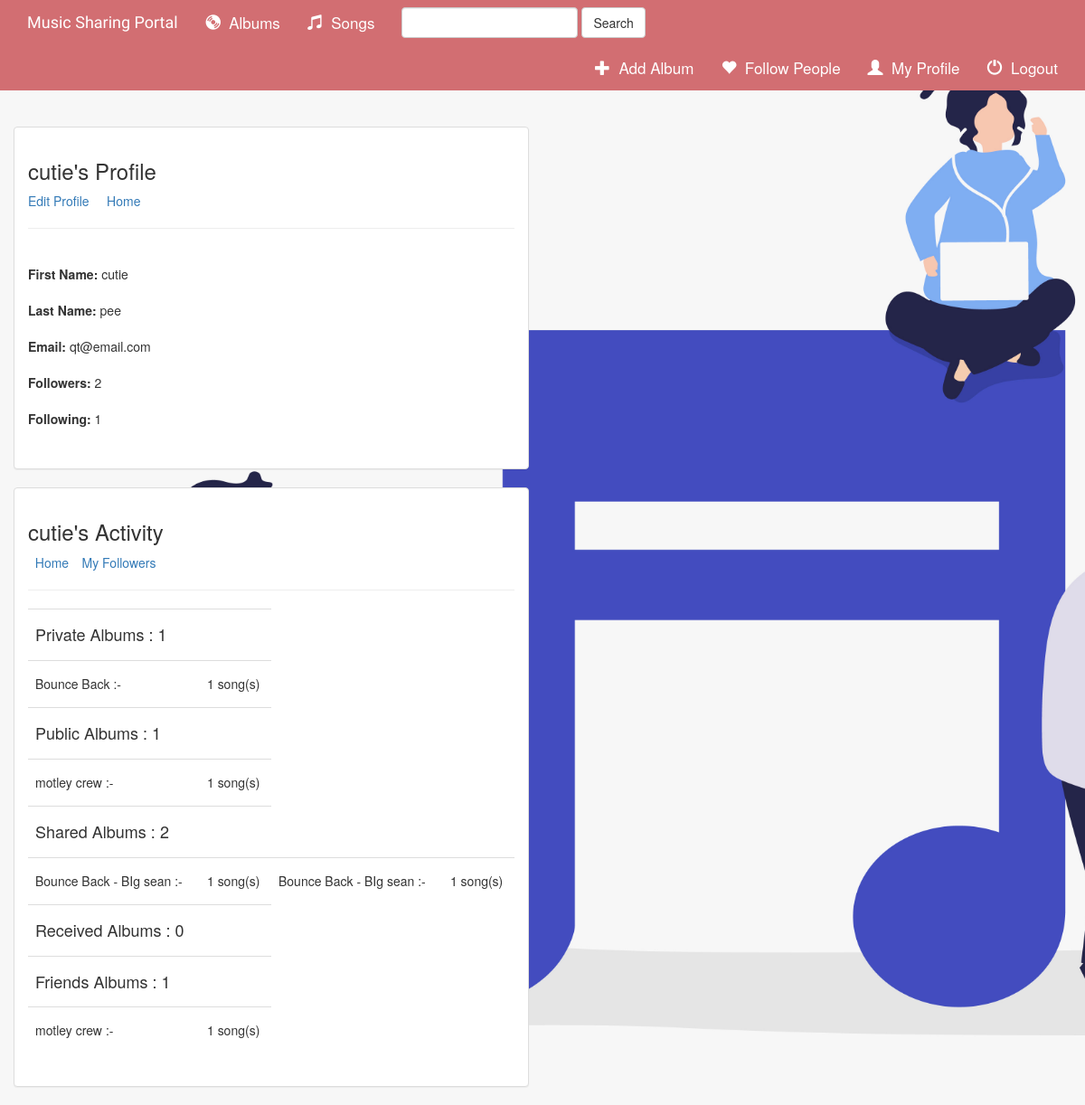
The app's page /users/profile/ (signed in) with its own data.
### music/models.py (models this page shows)
class Album(models.Model):
    user = models.ForeignKey(User, default=1,on_delete=models.CASCADE)
    artist = models.CharField(max_length=250)
    album_title = models.CharField(max_length=500)
    genre = models.CharField(max_length=100)
    album_logo = models.FileField(upload_to="album_logos/")
    is_favorite = models.BooleanField(default=False)
    is_private = models.BooleanField(default=True,help_text="Is this a private album ? ")
    total_songs = models.IntegerField(default=0)
    shared = models.BooleanField(default=False)
    def __str__(self):
        return self.album_title + ' - ' + self.artist

class Shared_album(models.Model):
    owner = models.ForeignKey(User,on_delete=models.CASCADE,related_name='%(class)s_album_sender')
    receiver = models.ForeignKey(User, on_delete=models.CASCADE,related_name='%(class)s_album_receiver')
    album_title = models.ForeignKey(Album,on_delete=models.CASCADE)

### users/views.py (the view)
# urls.py: path('profile/', views.profile, name="profile"),
def profile(request):
    followee = Friend.objects.filter(follower__username__exact=request.user.username)
    following_count = followee.count()
    friends_albums = []
    for follo in followee:
        x = Album.objects.filter(Q(user=follo.followee)).exclude(is_private=True)
        friends_albums = list(chain(friends_albums, x))
    print(friends_albums)
    received_albums = Shared_album.objects.filter(receiver=request.user)
    public_albums = Album.objects.exclude(user=request.user).filter(is_private=False)
    private_albums = Album.objects.filter(user=request.user,is_private=True)
    followers = Friend.objects.filter(followee__username__exact=request.user.username)
    followers_count = followers.count()
    list_of_ids = []
    for pa in private_albums:
        list_of_ids.append(pa.id)
    shared_albums = Shared_album.objects.filter(album_title_id__in=list_of_ids)
    context = {
        'private_albums': private_albums,  # unique albums
        'received_albums': received_albums,
        'public_albums': public_albums,
        'shared_albums':shared_albums,
        'friends_albums': friends_albums,
        'following_count':following_count,
        'followers_count': followers_count
    }
    return render(request, 'users/profile.html', context)

### templates/users/profile.html (shortened to what this page needs)
{% extends 'base.html' %}
{% block body %}
     <br><br>
    <div class="container-fluid">
        <div class="row">
            <div class="col-sm-12 col-md-6">
                <div class="panel panel-default">
                    <div class="panel-body">
                        <h3>{{ request.session.username }}'s Profile</h3>
                        <a href="{% url 'users:edit_profile' %}">Edit Profile</a>&nbsp;&nbsp;&nbsp;&nbsp;
                        <a href="{% url 'users:index' %}">Home</a>
                        <hr>
                        <br>
                        <p>
                            <b>First Name:</b> {{ request.session.first_name }}<br><br>
                            <b>Last Name:</b> {{ request.session.last_name }} <br><br>
                            <b>Email:</b> {{ request.session.email }} <br><br>
                            <b>Followers:</b> {{ followers_count }} <br><br>
                            <b>Following:</b> {{ following_count }} <br><br>
                        </p>
                    </div>
                </div>
            </div>
        </div>
        <div class="row">
            <div class="col-sm-12 col-md-6">
                <div class="panel panel-default">
                    <div class="panel-body">
                        <h3>{{ request.session.username }}'s Activity</h3>&nbsp;
                        <a href="{% url 'users:index' %}">Home</a>
                        <a href="{% url 'users:my_followers' %}">&emsp14;&emsp14;&emsp14;My Followers</a>
                        <hr>
                        <table class="table">
                            <tbody>
                            <tr>
                                <td colspan="2"><h4>Private Albums : {{ private_albums | length }} <br></h4></td>
                            </tr>
                            <tr>
                                {% for album in private_albums %}
                                    <td><h5>{{ album.album_title }} :- <br></h5></td>
                                    {% if album.total_songs is null %}
                                        <td><h5> 0 song(s) <br></h5></td>
                                    {% else %}
                                        <td><h5>{{ album.total_songs }} song(s) <br></h5></td>
                                    {% endif %}
                                {% endfor %}
                            </tr>
                            <tr>
                                <td colspan="2"><h4>Public Albums : {{ public_albums | length }} <br></h4></td>
                            </tr>
                            <tr>
                                {% for album in public_albums %}
                                    <td><h5>{{ album.album_title }} :- <br></h5></td>
                                    {% if album.total_songs is null %}
                                        <td><h5> 0 song(s) <br></h5></td>
                                    {% else %}
                                        <td><h5>{{ album.total_songs }} song(s) <br></h5></td>
                                    {% endif %}
                                {% endfor %}
                            </tr>
                            <tr>
                                <td colspan="2"><h4>Shared Albums : {{ shared_albums | length }} <br></h4></td>
                            </tr>
                            <tr>
                                {% for album in shared_albums %}
                                    <td><h5>{{ album.album_title }} :- <br></h5></td>
                                    {% if album.album_title.total_songs is null %}
                                        <td><h5> 0 song(s) <br></h5></td>
                                    {% else %}
                                        <td><h5>{{ album.album_title.total_songs }} song(s) <br></h5></td>
                                    {% endif %}
                                {% endfor %}
                            </tr>
                            <tr>
                                <td colspan="2"><h4>Received Albums : {{ received_albums | length }} <br></h4></td>
                            </tr>
                            <tr>
                                <td colspan="2"><h4>Friends Albums : {{ friends_albums | length }} <br></h4></td>
                            </tr>
                            <tr>
                                {% for album in friends_albums %}
                                    <td><h5>{{ album.album_title }} :- <br></h5></td>
                                    {% if album.total_songs is null %}
                                        <td><h5> 0 song(s) <br></h5></td>
                                    {% else %}
                                        <td><h5>{{ album.total_songs }} song(s) <br></h5></td>
                                    {% endif %}
                                {% endfor %}
                            </tr>
                            </tbody>
                        </table>
                    </div>
                </div>
            </div>
        </div>
    </div>
{% endblock %}

### templates/base.html (shortened to what this page needs)
<!DOCTYPE html>
<html lang="en">
<head>
    {% load static %}
    <link href="https://maxcdn.bootstrapcdn.com/bootstrap/3.3.6/css/bootstrap.min.css" rel="stylesheet">
    <link rel="stylesheet" type="text/css" href="{% static 'music/style.css' %}"/>
</head>
<body>
<header class="header-section clearfix header-blue">
    <div class="container-fluid">
        <div class="navbar-header">
            <a class="navbar-brand" href="{% url 'home' %}" class="span-visitor" style="color: white">Music Sharing Portal</a>
        </div>
        <div class="collapse navbar-collapse header-section" id="topNavBar">
            <ul class="nav navbar-nav">
                <li class="{% block albums_active %}{% endblock %}"><a href="{% url 'users:index' %}" class="span-visitor"><span
                        class="glyphicon glyphicon-cd span-visitor" aria-hidden="true"></span>&nbsp; Albums</a></li>
                <li class="{% block songs_active %}{% endblock %}"><a href="{% url 'music:songs' 'all' %}" class="span-visitor"><span
                        class="glyphicon glyphicon-music span-visitor" aria-hidden="true"></span>&nbsp; Songs</a></li>
            </ul>
            <form class="navbar-form navbar-left" role="search" method="get" action="{% url 'users:index' %}">
                <div class="form-group">
                    <input type="text" class="form-control" name="q" value="{{ request.GET.q }}">
                </div>
                <button type="submit" class="btn btn-default">Search</button>
            </form>
            <ul class="nav navbar-nav navbar-right">
                <li>
                    <a href="{% url 'music:create_album' %}" class="span-visitor">
                        <span class="span-visitor glyphicon glyphicon-plus" aria-hidden="true"></span>&nbsp; Add Album
                    </a>
                </li>
                <li>
                    <a href="{% url 'users:follow_users' %}" class="span-visitor">
                        <span class="span-visitor glyphicon glyphicon-heart" aria-hidden="true"></span>&nbsp; Follow People
                    </a>
                </li>
                <li>
                    <a href="{% url 'users:profile' %}" class="span-visitor">
                        <span class="glyphicon span-visitor glyphicon-user" aria-hidden="true"></span>&nbsp; My Profile
                    </a>
                </li>
                <li>
                    <a href="{% url 'users:logout_user' %}" class="span-visitor">
                        <span class="glyphicon glyphicon-off span-visitor" aria-hidden="true"></span>&nbsp; Logout
                    </a>
                </li>
            </ul>
        </div>
    </div>
</header>
{% block body %}
{% endblock %}
</body>
</html>

### static/music/style.css (style rules this page uses)
body { background: url("images/bgmusic.jpg"); height: 100%; background-repeat: no-repeat; background-size: cover; }
html { height: 100%; }
.navbar-brand { font-family: 'Satisfy', cursive; }
.span-visitor { font-size: 17px; color: white; }
.header-blue { background-color: #d26e72; }

### records on screen
Album: album_title "Bounce Back", total_songs "1"
Album: album_title "motley crew", total_songs "1"
Shared_album: album_title "Bounce Back - BIg sean", album_title.total_songs "1"
Shared_album: album_title "Bounce Back - BIg sean", album_title.total_songs "1"

### other values on screen
{{ request.session.username }} "cutie"
{{ request.session.first_name }} "cutie"
{{ request.session.last_name }} "pee"
{{ request.session.email }} "qt@email.com"
{{ followers_count }} "2"
{{ following_count }} "1"
{{ private_albums | length }} "1"
{{ public_albums | length }} "1"
{{ shared_albums | length }} "2"
{{ received_albums | length }} "0"
{{ friends_albums | length }} "1"
